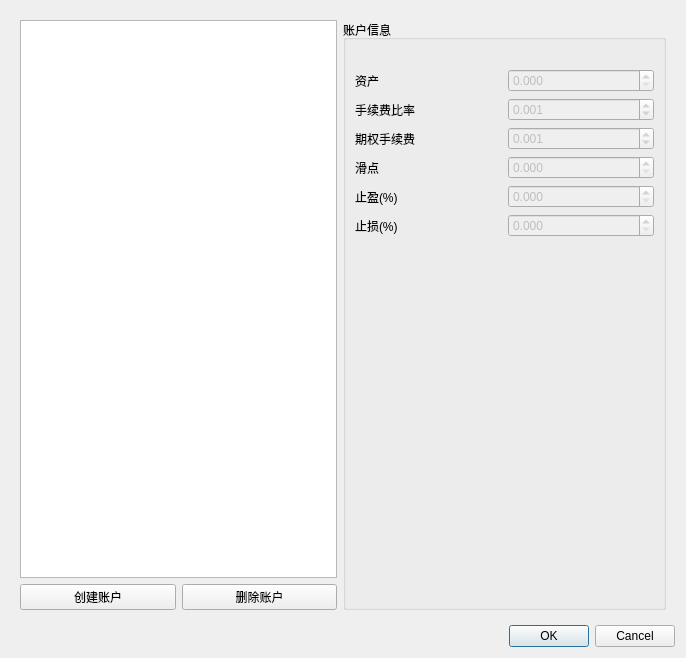
<?xml version="1.0" encoding="UTF-8"?>
<ui version="4.0">
 <class>Dialog</class>
 <widget class="QDialog" name="Dialog">
  <property name="geometry">
   <rect>
    <x>0</x>
    <y>0</y>
    <width>686</width>
    <height>658</height>
   </rect>
  </property>
  <property name="windowTitle">
   <string>Dialog</string>
  </property>
  <property name="windowIcon">
   <iconset>
    <normaloff>../icon/acount.png</normaloff>../icon/acount.png</iconset>
  </property>
  <layout class="QVBoxLayout" name="verticalLayout_2">
   <item>
    <widget class="QWidget" name="widget" native="true">
     <layout class="QHBoxLayout" name="horizontalLayout_3">
      <item>
       <layout class="QVBoxLayout" name="verticalLayout">
        <item>
         <widget class="QListWidget" name="account_list"/>
        </item>
        <item>
         <layout class="QHBoxLayout" name="horizontalLayout">
          <item>
           <widget class="QPushButton" name="add_account">
            <property name="text">
             <string>创建账户</string>
            </property>
           </widget>
          </item>
          <item>
           <widget class="QPushButton" name="delete_account">
            <property name="text">
             <string>删除账户</string>
            </property>
           </widget>
          </item>
         </layout>
        </item>
       </layout>
      </item>
      <item>
       <widget class="QGroupBox" name="groupBox">
        <property name="title">
         <string>账户信息</string>
        </property>
        <layout class="QVBoxLayout" name="verticalLayout_3">
         <item>
          <spacer name="horizontalSpacer">
           <property name="orientation">
            <enum>Qt::Horizontal</enum>
           </property>
           <property name="sizeHint" stdset="0">
            <size>
             <width>299</width>
             <height>20</height>
            </size>
           </property>
          </spacer>
         </item>
         <item>
          <layout class="QHBoxLayout" name="horizontalLayout_2">
           <item>
            <widget class="QLabel" name="label">
             <property name="text">
              <string>资产</string>
             </property>
            </widget>
           </item>
           <item>
            <widget class="QDoubleSpinBox" name="investment">
             <property name="enabled">
              <bool>false</bool>
             </property>
             <property name="decimals">
              <number>3</number>
             </property>
             <property name="maximum">
              <double>100000000.000000000000000</double>
             </property>
             <property name="singleStep">
              <double>0.001000000000000</double>
             </property>
            </widget>
           </item>
          </layout>
         </item>
         <item>
          <layout class="QHBoxLayout" name="horizontalLayout_7">
           <item>
            <widget class="QLabel" name="label_5">
             <property name="text">
              <string>手续费比率</string>
             </property>
            </widget>
           </item>
           <item>
            <widget class="QDoubleSpinBox" name="commission_rate">
             <property name="enabled">
              <bool>false</bool>
             </property>
             <property name="decimals">
              <number>3</number>
             </property>
             <property name="singleStep">
              <double>0.001000000000000</double>
             </property>
             <property name="value">
              <double>0.001000000000000</double>
             </property>
            </widget>
           </item>
          </layout>
         </item>
         <item>
          <layout class="QHBoxLayout" name="horizontalLayout_8">
           <item>
            <widget class="QLabel" name="label_6">
             <property name="text">
              <string>期权手续费</string>
             </property>
            </widget>
           </item>
           <item>
            <widget class="QDoubleSpinBox" name="option_commission_rate">
             <property name="enabled">
              <bool>false</bool>
             </property>
             <property name="decimals">
              <number>3</number>
             </property>
             <property name="singleStep">
              <double>0.001000000000000</double>
             </property>
             <property name="value">
              <double>0.001000000000000</double>
             </property>
            </widget>
           </item>
          </layout>
         </item>
         <item>
          <layout class="QHBoxLayout" name="horizontalLayout_9">
           <item>
            <widget class="QLabel" name="label_7">
             <property name="text">
              <string>滑点</string>
             </property>
            </widget>
           </item>
           <item>
            <widget class="QDoubleSpinBox" name="slide_point">
             <property name="enabled">
              <bool>false</bool>
             </property>
             <property name="decimals">
              <number>3</number>
             </property>
             <property name="singleStep">
              <double>0.001000000000000</double>
             </property>
            </widget>
           </item>
          </layout>
         </item>
         <item>
          <layout class="QHBoxLayout" name="horizontalLayout_10">
           <item>
            <widget class="QLabel" name="label_8">
             <property name="text">
              <string>止盈(%)</string>
             </property>
            </widget>
           </item>
           <item>
            <widget class="QDoubleSpinBox" name="stop_profit">
             <property name="enabled">
              <bool>false</bool>
             </property>
             <property name="decimals">
              <number>3</number>
             </property>
             <property name="singleStep">
              <double>0.001000000000000</double>
             </property>
            </widget>
           </item>
          </layout>
         </item>
         <item>
          <layout class="QHBoxLayout" name="horizontalLayout_11">
           <item>
            <widget class="QLabel" name="label_9">
             <property name="text">
              <string>止损(%)</string>
             </property>
            </widget>
           </item>
           <item>
            <widget class="QDoubleSpinBox" name="stop_loss">
             <property name="enabled">
              <bool>false</bool>
             </property>
             <property name="decimals">
              <number>3</number>
             </property>
             <property name="singleStep">
              <double>0.001000000000000</double>
             </property>
            </widget>
           </item>
          </layout>
         </item>
         <item>
          <spacer name="verticalSpacer">
           <property name="orientation">
            <enum>Qt::Vertical</enum>
           </property>
           <property name="sizeHint" stdset="0">
            <size>
             <width>20</width>
             <height>360</height>
            </size>
           </property>
          </spacer>
         </item>
        </layout>
       </widget>
      </item>
     </layout>
    </widget>
   </item>
   <item>
    <widget class="QDialogButtonBox" name="buttonBox">
     <property name="orientation">
      <enum>Qt::Horizontal</enum>
     </property>
     <property name="standardButtons">
      <set>QDialogButtonBox::Cancel|QDialogButtonBox::Ok</set>
     </property>
    </widget>
   </item>
  </layout>
 </widget>
 <resources/>
 <connections>
  <connection>
   <sender>buttonBox</sender>
   <signal>accepted()</signal>
   <receiver>Dialog</receiver>
   <slot>accept()</slot>
   <hints>
    <hint type="sourcelabel">
     <x>248</x>
     <y>254</y>
    </hint>
    <hint type="destinationlabel">
     <x>157</x>
     <y>274</y>
    </hint>
   </hints>
  </connection>
  <connection>
   <sender>buttonBox</sender>
   <signal>rejected()</signal>
   <receiver>Dialog</receiver>
   <slot>reject()</slot>
   <hints>
    <hint type="sourcelabel">
     <x>316</x>
     <y>260</y>
    </hint>
    <hint type="destinationlabel">
     <x>286</x>
     <y>274</y>
    </hint>
   </hints>
  </connection>
 </connections>
</ui>
